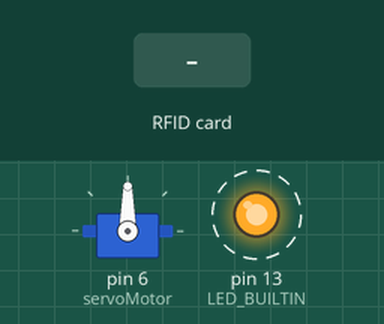
Recording of a program running on a simulated Arduino Uno, built with avr-gcc and run on an emulated ATmega328P. Shown: servo, output pins drawn as LEDs (lit = HIGH). Dashed ring = blinking. Inputs (shaded band) come from the test bench. What the program prints to the serial monitor is not drawn.

Above: at 1.28 s.
1.3 s: RFID card 5E 7A 19 C4 held to the reader
Timing chart, 0 to 10.3 s (numbered marks = the images above; inputs shaded):
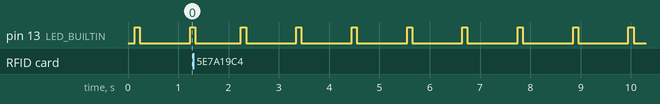

The program:

main.cpp
```cpp
//#include <Wire.h>
#include <Arduino.h>
#include <SPI.h>
#include <Adafruit_PN532.h>
#include <Servo.h>

#define ABIERTA (1)
#define CERRADA (0)

// If using the breakout with SPI, define the pins for SPI communication.
#define PN532_SCK  (12)
#define PN532_MISO (11)
#define PN532_MOSI (10)
#define PN532_SS   (9)

// If using the breakout or shield with I2C, define just the pins connected
// to the IRQ and reset lines.  Use the values below (2, 3) for the shield!
#define PN532_IRQ   (2)
#define PN532_RESET (3)  // Not connected by default on the NFC Shield

// Uncomment just _one_ line below de pending on how your breakout or shield
// is connected to the Arduino:

// Use this line for a breakout with a SPI connection:
Adafruit_PN532 nfc(PN532_SCK, PN532_MISO, PN532_MOSI, PN532_SS);
Servo servoMotor;
long int tiempo = millis();
void puerta();

// Use this line for a breakout with a hardware SPI connection.  Note that
// the PN532 SCK, MOSI, and MISO pins need to be connected to the Arduino's
// hardware SPI SCK, MOSI, and MISO pins.  On an Arduino Uno these are
// SCK = 13, MOSI = 11, MISO = 12.  The SS line can be any digital IO pin.
//Adafruit_PN532 nfc(PN532_SS);

// Or use this line for a breakout or shield with an I2C connection:
//Adafruit_PN532 nfc(PN532_IRQ, PN532_RESET);
int estado_puerta = CERRADA;
int orden_puerta = CERRADA;

void setup(void) {
  pinMode(LED_BUILTIN, OUTPUT);
  Serial.begin(9600);
  while (!Serial) delay(10); // for Leonardo/Micro/Zero
  Serial.println("Buenos días, Dave");

  nfc.begin();

  uint32_t versiondata = nfc.getFirmwareVersion();
  if (! versiondata) {
    Serial.print("No se ha encontrado un módulo PN53x.");
    while (1); // halt
    }
  servoMotor.attach(6);

  // Got ok data, print it out!
  Serial.print("Encontrado un chip PN5"); Serial.println((versiondata>>24) & 0xFF, HEX);
  Serial.print("Firmware ver. "); Serial.print((versiondata>>16) & 0xFF, DEC);
  Serial.print('.'); Serial.println((versiondata>>8) & 0xFF, DEC);

  // Set the max number of retry attempts to read from a card
  // This prevents us from waiting forever for a card, which is
  // the default behaviour of the PN532.
  nfc.setPassiveActivationRetries(0xFF);

  // configure board to read RFID tags
  nfc.SAMConfig();

  Serial.println("Esperando una tarjeta ISO14443A");
}

void loop(void) {
  boolean success;
  uint8_t uid[] = { 0, 0, 0, 0, 0, 0, 0 };	// Buffer to store the returned UID
  uint8_t uidLength;				// Length of the UID (4 or 7 bytes depending on ISO14443A card type)

  // Wait for an ISO14443A type cards (Mifare, etc.).  When one is found
  // 'uid' will be populated with the UID, and uidLength will indicate
  // if the uid is 4 bytes (Mifare Classic) or 7 bytes (Mifare Ultralight)
  success = nfc.readPassiveTargetID(PN532_MIFARE_ISO14443A, &uid[0], &uidLength, 100);
  const uint8_t autorizado[] = { 4, 112, 29, 34, 151, 60, 128 };


  if (success) {
    bool exito = true;
    Serial.println("Tarjeta encontrada!");
    Serial.print("UID Length: ");Serial.print(uidLength, DEC);Serial.println(" bytes");
    Serial.print("UID Value: ");

    for (uint8_t i=0; i < uidLength; i++)
    {
      Serial.print(" 0x");Serial.print(uid[i], HEX);
      if (uid[i] != autorizado[i]) {
        exito = false;
      }
    }
    Serial.println("");
    if (exito) {
      Serial.print("exito. Puerta en estado ");
      Serial.println((int) estado_puerta);
      orden_puerta = ABIERTA;
   }
  }
  else
  {
    // PN532 probably timed out waiting for a card
    Serial.println("Tiempo de espera cumplido.");
  }
  puerta();

  digitalWrite(LED_BUILTIN, HIGH);
	delay(100);
  digitalWrite(LED_BUILTIN, LOW);
	delay(900);

}

void puerta() {
  if (orden_puerta == CERRADA && estado_puerta == ABIERTA) { //no hay que abrir, pero está abierta
     if ((millis() - tiempo) >4000) {  //No hay que abrir, ya ha pasado tiempo, estará cerrada
       estado_puerta = CERRADA;
       //tiempo = millis();
     }
     else if ((millis() - tiempo) >2000) { //No hay que abrir, está abierta, y hay que cerrarla
       Serial.println("Estoy cerrando");
       servoMotor.write(-90);
     }
  } else if (orden_puerta == 1) { //Hay que abrir
    estado_puerta = ABIERTA;
    tiempo = millis();
    Serial.println("Estoy abriendo");
    servoMotor.write(90);
    orden_puerta = CERRADA;
  } else { //No hay que abrir, y está cerrada, no se hace nada
  }
}
```

old_main.cpp
```cpp
//#include <Wire.h>
#define NO_COMPILAR
#ifndef NO_COMPILAR
#include <Arduino.h>
#include <SPI.h>
#include <Adafruit_PN532.h>
#include <Servo.h>

#define ABIERTA (1)
#define CERRADA (0)

// If using the breakout with SPI, define the pins for SPI communication.
#define PN532_SCK  (12)
#define PN532_MOSI (10)
#define PN532_SS   (9)
#define PN532_MISO (11)

// If using the breakout or shield with I2C, define just the pins connected
// to the IRQ and reset lines.  Use the values below (2, 3) for the shield!
#define PN532_IRQ   (2)
#define PN532_RESET (3)  // Not connected by default on the NFC Shield

// Uncomment just _one_ line below depending on how your breakout or shield
// is connected to the Arduino:

// Use this line for a breakout with a SPI connection:
Adafruit_PN532 nfc(PN532_SCK, PN532_MISO, PN532_MOSI, PN532_SS);
Servo servoMotor;
int estado_puerta = CERRADA;
long int tiempo = millis();
void puerta(int orden);

// Use this line for a breakout with a hardware SPI connection.  Note that
// the PN532 SCK, MOSI, and MISO pins need to be connected to the Arduino's
// hardware SPI SCK, MOSI, and MISO pins.  On an Arduino Uno these are
// SCK = 13, MOSI = 11, MISO = 12.  The SS line can be any digital IO pin.
//Adafruit_PN532 nfc(PN532_SS);

// Or use this line for a breakout or shield with an I2C connection:
//Adafruit_PN532 nfc(PN532_IRQ, PN532_RESET);

void setup(void) {
  pinMode(LED_BUILTIN, OUTPUT);
  Serial.begin(9600);
  while (!Serial) delay(10); // for Leonardo/Micro/Zero
  Serial.println("Buenos días, Dave");

  nfc.begin();

  uint32_t versiondata = nfc.getFirmwareVersion();
  if (! versiondata) {
    Serial.print("No se ha encontrado un módulo PN53x.");
    while (1); // halt
    }
  servoMotor.attach(6);

  // Got ok data, print it out!
  Serial.print("Encontrado un chip PN5"); Serial.println((versiondata>>24) & 0xFF, HEX);
  Serial.print("Firmware ver. "); Serial.print((versiondata>>16) & 0xFF, DEC);
  Serial.print('.'); Serial.println((versiondata>>8) & 0xFF, DEC);

  // Set the max number of retry attempts to read from a card
  // This prevents us from waiting forever for a card, which is
  // the default behaviour of the PN532.
  nfc.setPassiveActivationRetries(0xFF);

  // configure board to read RFID tags
  nfc.SAMConfig();

  Serial.println("Esperando una tarjeta ISO14443A");
}

void loop(void) {
  boolean success;
  uint8_t uid[] = { 0, 0, 0, 0, 0, 0, 0 };	// Buffer to store the returned UID
  uint8_t uidLength;				// Length of the UID (4 or 7 bytes depending on ISO14443A card type)

  // Wait for an ISO14443A type cards (Mifare, etc.).  When one is found
  // 'uid' will be populated with the UID, and uidLength will indicate
  // if the uid is 4 bytes (Mifare Classic) or 7 bytes (Mifare Ultralight)
  success = nfc.readPassiveTargetID(PN532_MIFARE_ISO14443A, &uid[0], &uidLength, 100);
  uint8_t autorizado[] = { 4, 112, 29, 34, 151, 60, 128 };

  bool exito = true;
  if (success) {
    Serial.println("Tarjeta encontrada!");
    Serial.print("UID Length: ");Serial.print(uidLength, DEC);Serial.println(" bytes");
    Serial.print("UID Value: ");

    for (uint8_t i=0; i < uidLength; i++)
    {
      Serial.print(" 0x");Serial.print(uid[i], HEX);
      if (uid[i] != autorizado[i]) {
        exito = false;
      }
    }
    Serial.println("");
    if (exito) {
      Serial.print("exito. Puerta en estado ");
      Serial.println(estado_puerta);
      puerta(1);
   }
  }
	// Wait 1 second before continuing
  else
  {
    // PN532 probably timed out waiting for a card
    Serial.println("Tiempo de espera cumplido.");
  }
  puerta(0);
  digitalWrite(LED_BUILTIN, HIGH);
	delay(100);
  digitalWrite(LED_BUILTIN, LOW);
	delay(900);
  /*if ((millis() - tiempo) >7500) {
    tiempo = millis();
    Serial.println("tiempo reseteado.");
  }*/
}

void puerta(int orden) {
  if (orden == 0 && estado_puerta == ABIERTA) {
    if ((millis() - tiempo) >4000) {
      estado_puerta = CERRADA;
      //tiempo = millis();
    }
    else if ((millis() - tiempo) >2000) {
     Serial.println("Estoy cerrando");
     servoMotor.write(-90);
    }
  } else if (orden == 1) {
    estado_puerta = ABIERTA;
    tiempo = millis();
    Serial.println("Estoy abriendo");
    servoMotor.write(90);

  } else {
  }
}
#endif
```

solo_motor.cpp
```cpp
#include <Arduino.h>
#include <Servo.h>
#ifdef SOLOMOTOR
Servo servoMotor;
#endif

#ifdef SOLOMOTOR
void setup() {
  // put your setup code here, to run once:
  servoMotor.attach(9);
  pinMode(13, OUTPUT);
}

void loop() {
  // put your main code here, to run repeatedly:
  servoMotor.write(90);
  digitalWrite(13, HIGH);
  // Esperamos 2 segundos
  delay(2000);

  // Desplazamos a la posición 180º
  servoMotor.write(-90);
  digitalWrite(13, LOW);
	// Wait 1 second before continuing
	delay(1000);
}
#endif
```

Measured:
- by itself, pin 13 (LED_BUILTIN): alternates HIGH for 0.10 s and LOW for 1.0 s
